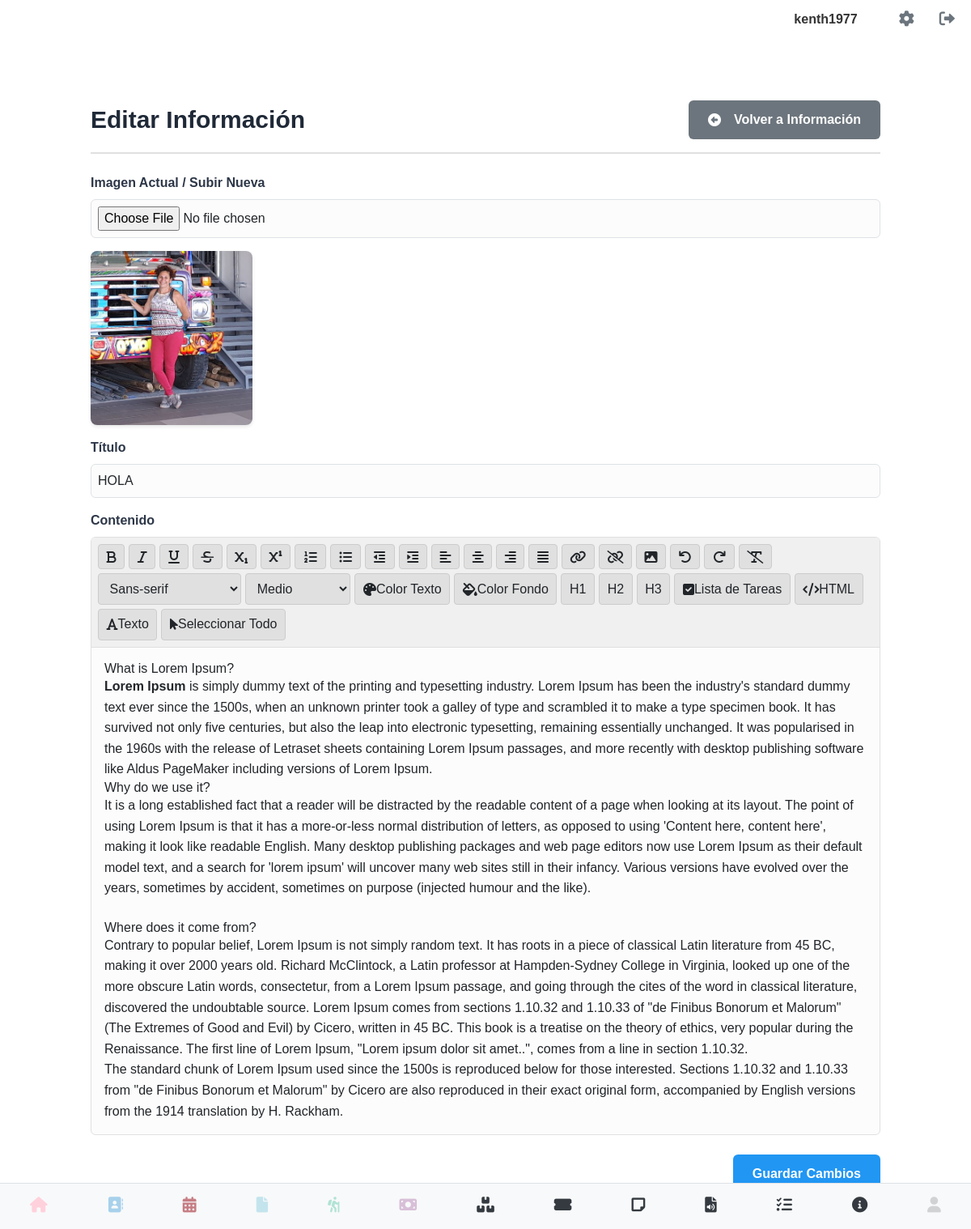
Page /info/editar_info/1 (signed in) on the earlier database version.
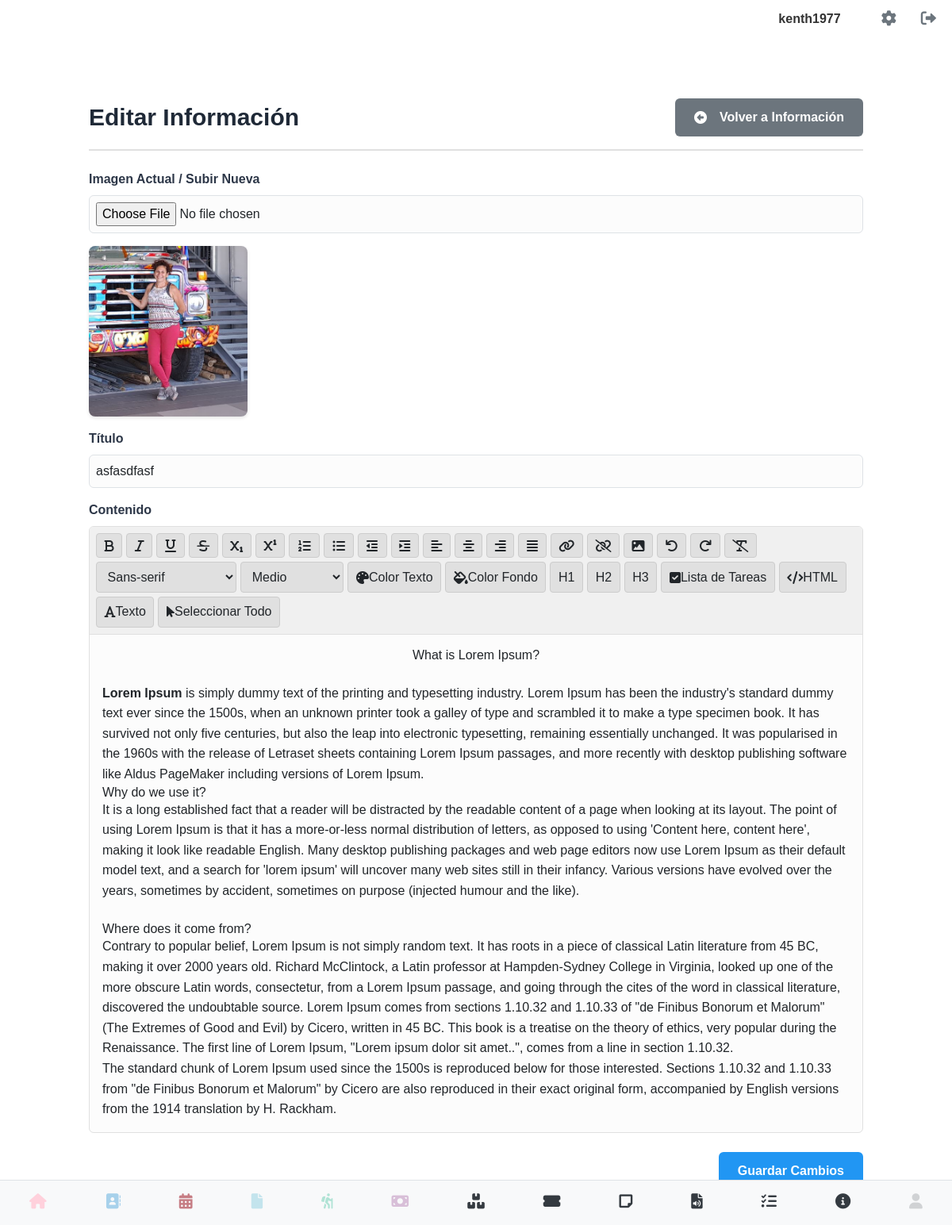
Same page on the later database version.
### models.py (models this page shows, shortened)
class Info(db.Model):
    __tablename__ = 'info'
    id = db.Column(db.Integer, primary_key=True)
    usuario_id = db.Column(db.Integer, db.ForeignKey('users.id'), nullable=False)
    imagen_filename = db.Column(db.String(255), nullable=True) # Para la imagen a subir
    titulo = db.Column(db.String(255), nullable=False)
    contenido = db.Column(db.Text, nullable=False) # Para el editor de texto
    fecha_creacion = db.Column(db.DateTime, default=datetime.utcnow)
    usuario = db.relationship('User', backref=db.backref('info_items', lazy=True))

### info.py (the view, shortened to what this page needs)
@info_bp.route('/editar_info/<int:id>', methods=['GET', 'POST'])
@login_required
def editar_info(id):
    info_item = Info.query.filter_by(id=id, usuario_id=current_user.id).first_or_404()
    form = InfoForm(obj=info_item)
    if request.method == 'GET':
        form.contenido.data = info_item.contenido
    return render_template('editar_info.html', form=form, info_item=info_item, generate_csrf=generate_csrf)

### info.py
class InfoForm(FlaskForm):
    imagen = FileField('Subir y visualizar imagen', validators=[FileAllowed(['jpg', 'jpeg', 'png', 'gif'], 'Solo se permiten imágenes (jpg, jpeg, png, gif).'), Optional()])
    titulo = StringField('Título', validators=[DataRequired()])
    contenido = TextAreaField('Contenido', validators=[DataRequired()])
    submit = SubmitField('Guardar')

### app.py (called while the page is built)
@login_manager.user_loader
def load_user(user_id):
    return User.query.get(int(user_id))

### models.py (called while the page is built)
    @property
    def is_authenticated(self):
        return True

### templates/editar_info.html (shortened to what the changed rows need)
{% extends 'base.html' %}
{% block content %}
    <script src="https://cdn.tailwindcss.com"></script>
    <link rel="stylesheet" href="https://cdnjs.cloudflare.com/ajax/libs/font-awesome/6.0.0-beta3/css/all.min.css">
</head>
<body>
    <div class="container mx-auto p-4 md:p-8">
        <div class="header">
            <h1 class="text-3xl font-bold text-gray-800">Editar Información</h1>
        </div>
        <form method="POST" enctype="multipart/form-data" onsubmit="updateHiddenContent();">
            <div class="form-group">
                <label for="imagen">Imagen Actual / Subir Nueva</label>
                {{ form.imagen(class_="w-full p-2 border border-gray-300 rounded-md", id="imagen", onchange="previewImage(event)") }}
                {% if info_item.imagen_filename %}
                    <img id="imagePreview" src="{{ url_for('static', filename='uploads/' + info_item.imagen_filename) }}" alt="Vista previa de la imagen actual">
                {% else %}
                    <img id="imagePreview" src="#" alt="Vista previa de la imagen" style="display:none;">
                {% endif %}
            </div>
            <div class="form-group">
                <label for="titulo">Título</label>
                {{ form.titulo(class_="w-full p-2 border border-gray-300 rounded-md", id="titulo") }}
            </div>
        </form>
    </div>
{% endblock %}

Differences in the rows shown:
changed Info: titulo "HOLA" → "asfasdfasf"
